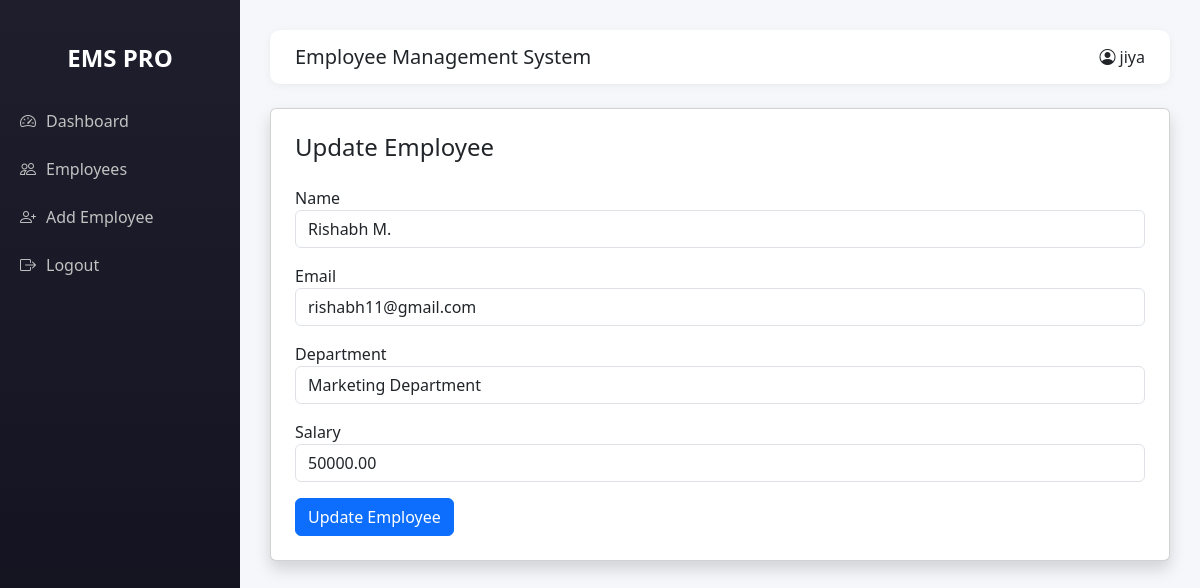
Page /update/4/ (signed in) on the committed database.
### employee/models.py (models this page shows, shortened)
class Employee(models.Model):
    name = models.CharField(max_length=100)
    email = models.EmailField()
    salary = models.DecimalField(max_digits=10, decimal_places=2)
    department = models.CharField(max_length=100)
    created_at = models.DateTimeField(auto_now_add=True)

### employee/views.py (the view, shortened to what this page needs)
# urls.py: path('update/<int:id>/', views.update_employee, name='update_employee'),
@login_required
def update_employee(request, id):
    employee = Employee.objects.get(id=id)
    return render(request, 'employee/update_employee.html', {'employee': employee})

### employee/templates/employee/update_employee.html (shortened to what this page needs)
{% extends 'employee/base.html' %}
{% block content %}
<div class="card shadow p-4">
    <h4 class="mb-4">Update Employee</h4>
    <form method="POST">
        <div class="mb-3">
            <label>Name</label>
            <input type="text" name="name" value="{{ employee.name }}" class="form-control">
        </div>
        <div class="mb-3">
            <label>Email</label>
            <input type="email" name="email" value="{{ employee.email }}" class="form-control">
        </div>
        <div class="mb-3">
            <label>Department</label>
            <input type="text" name="department" value="{{ employee.department }}" class="form-control">
        </div>
        <div class="mb-3">
            <label>Salary</label>
            <input type="number" step="0.01" name="salary" value="{{ employee.salary }}" class="form-control">
        </div>
        <button type="submit" class="btn btn-primary">
            Update Employee
        </button>
    </form>
</div>
{% endblock %}

### employee/templates/employee/base.html (shortened to what this page needs)
<!DOCTYPE html>
<html lang="en">
<head>
    <link href="https://cdn.jsdelivr.net/npm/bootstrap@5.3.2/dist/css/bootstrap.min.css" rel="stylesheet">
    <link href="https://cdn.jsdelivr.net/npm/bootstrap-icons@1.11.1/font/bootstrap-icons.css" rel="stylesheet">
</head>
<body>
    <div class="sidebar">
        <br>
        <h4 class="text-center mb-4">EMS PRO</h4>
        <a href="{% url 'dashboard' %}"
            class="{% if request.resolver_match.url_name == 'dashboard' %}active{% endif %}">
            <i class="bi bi-speedometer2"></i> Dashboard
        </a>
        <a href="{% url 'index' %}" class="{% if request.resolver_match.url_name == 'index' %}active{% endif %}">
            <i class="bi bi-people"></i> Employees
        </a>
        <a href="{% url 'add_employee' %}"
            class="{% if request.resolver_match.url_name == 'add_employee' %}active{% endif %}">
            <i class="bi bi-person-plus"></i> Add Employee
        </a>
        <a href="{% url 'logout' %}" class="{% if request.resolver_match.url_name == 'logout' %}active{% endif %}">
            <i class="bi bi-box-arrow-right"></i> Logout
        </a>
    </div>
    <div class="content">
        <div class="topbar mb-4">
            <h5 class="mb-0">Employee Management System</h5>
            <div>
                <i class="bi bi-person-circle"></i> {{ request.user.username }}
            </div>
        </div>
        {% block content %}
        {% endblock %}
    </div>
</body>
</html>

### employee/templates/employee/base.html (style rules this page uses)
body { background-color: #f5f7fb; font-family: 'Segoe UI', sans-serif; }
.sidebar { height: 100vh; width: 240px; position: fixed; background: linear-gradient(180deg, #1e1e2d, #11101d); color: white; padding-top: 20px; }
.sidebar h4 { font-weight: 600; }
.sidebar a { display: flex; align-items: center; gap: 10px; padding: 12px 20px; color: #c2c2c2; text-decoration: none; transition: 0.3s; }
.content { margin-left: 240px; padding: 30px; }
.topbar { background: white; padding: 15px 25px; border-radius: 10px; box-shadow: 0 2px 10px rgba(0, 0, 0, 0.05); display: flex; justify-content: space-between; align-items: center; }

### rows in the picture
Employee: name "Rishabh M.", email "rishabh11@gmail.com", department "Marketing Department", salary "50000.00"

### other values in the picture
{{ request.user.username }} "jiya"
